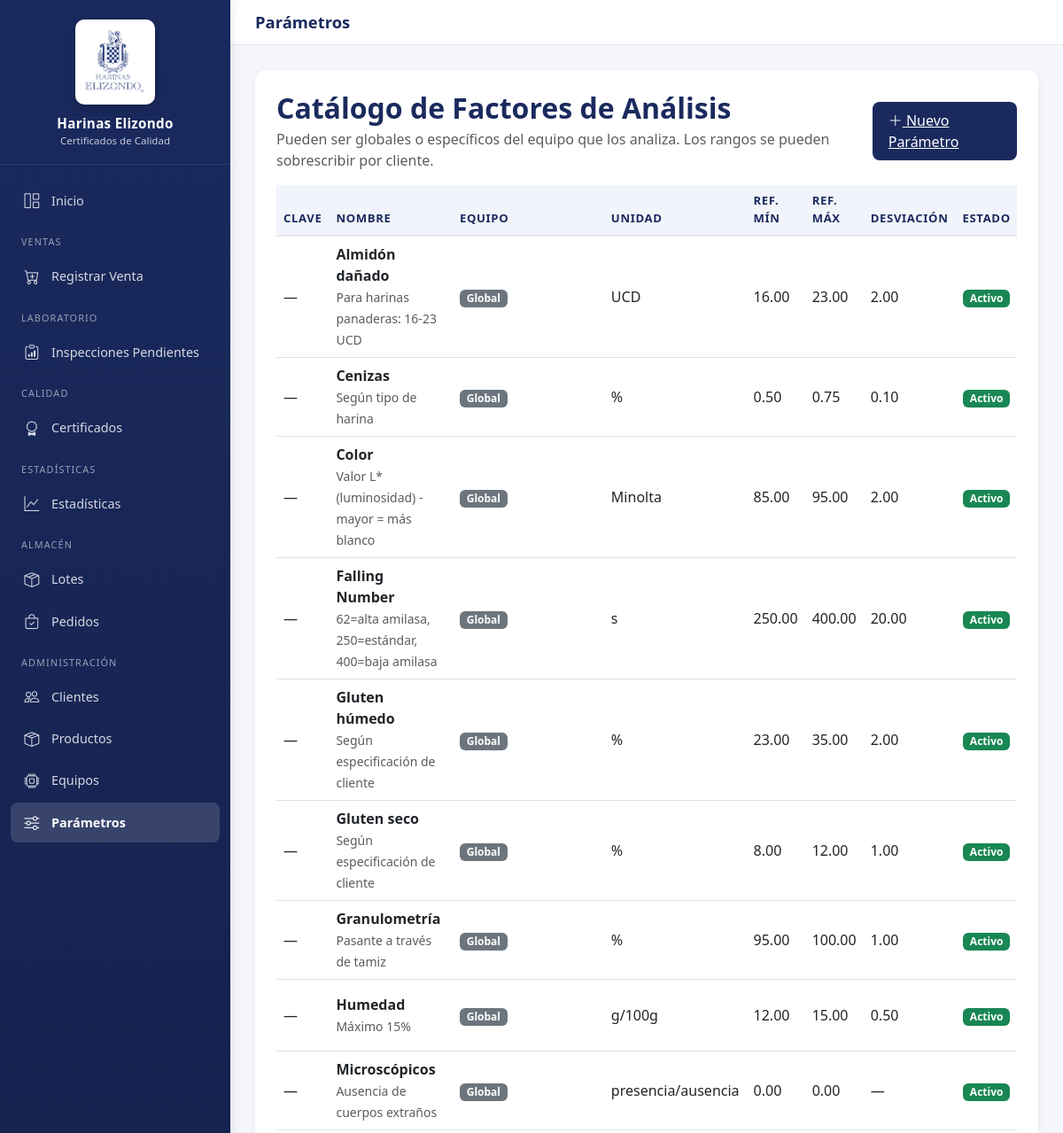
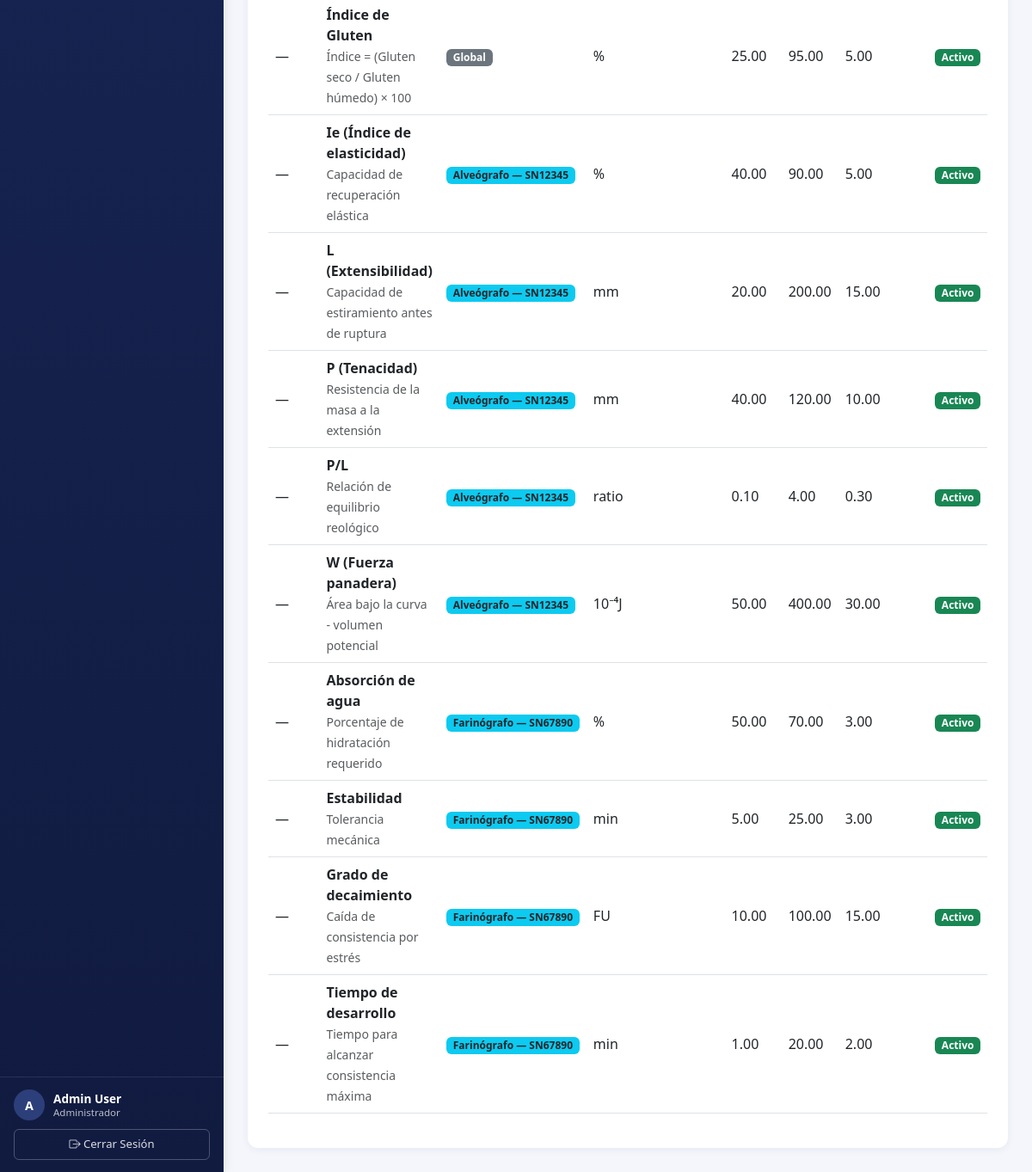
The app's page /admin-catalogo/parametros/ (signed in) with its own data (2 pictures, top to bottom).
### certificados/models.py (models this page shows, shortened)
class Usuario(AbstractBaseUser, PermissionsMixin):
    ROLES = (
        ("lab", "Laboratorio"),
        ("aseguramineto calidad", "Aseguramiento Calidad"),
        ("control calidad", "Control calidad"),
        ("planta", "Planta"),
        ("operaciones", "Operaciones"),
        ("admin", "Administrador"),
    )
    nombre = models.CharField(max_length=120)
    correo = models.EmailField(max_length=120, unique=True)
    rol = models.CharField(max_length=30, choices=ROLES)
    is_active = models.BooleanField(default=True)
    is_staff = models.BooleanField(default=False)
    objects = UsuarioManager()
    USERNAME_FIELD = "correo"
    REQUIRED_FIELDS = ["nombre", "rol"]

class Parametro(models.Model):
    equipo = models.ForeignKey(
        Equipo,
        null=True,
        blank=True,
        on_delete=models.CASCADE,
        related_name="parametros",
        help_text="Equipo que analiza este factor. Vacío = parámetro global.",
    )
    clave_factor = models.CharField(max_length=30, blank=True)
    nombre = models.CharField(max_length=100)
    unidad = models.CharField(max_length=20)
    ref_min = models.DecimalField(
        max_digits=8,
        decimal_places=2,
        help_text="Límite inferior de referencia internacional.",
    )
    ref_max = models.DecimalField(
        max_digits=8,
        decimal_places=2,
        help_text="Límite superior de referencia internacional.",
    )
    desviacion = models.DecimalField(
        max_digits=8,
        decimal_places=2,
        null=True,
        blank=True,
        help_text="Grado de error admisible.",
    )
    especificacion_interna = models.CharField(
        max_length=200, blank=True, help_text="Especificación interna de la planta."
    )
    activo = models.BooleanField(default=True)

class Equipo(models.Model):
    TIPOS = (
        ("alveografo", "Alveógrafo"),
        ("farinografo", "Farinógrafo"),
    )
    clave = models.CharField(max_length=50)
    tipo = models.CharField(max_length=20, choices=TIPOS)
    marca = models.CharField(max_length=100)
    modelo = models.CharField(max_length=100)
    serie = models.CharField(max_length=100, unique=True)
    responsable = models.ForeignKey(Usuario, on_delete=models.CASCADE)
    descripcion_corta = models.CharField(max_length=255, blank=True)
    descripcion_larga = models.TextField(blank=True)
    proveedor = models.CharField(max_length=150, blank=True)
    fecha_adquisicion = models.DateField(blank=True, null=True)
    garantia_hasta = models.DateField(blank=True, null=True)
    ubicacion = models.CharField(max_length=150, blank=True)
    mantenimiento = models.TextField(
        blank=True, help_text="Plan / bitácora resumida de mantenimiento."
    )
    activo = models.BooleanField(default=True)
    causa_baja = models.CharField(max_length=255, blank=True, null=True)
    fecha_baja = models.DateTimeField(blank=True, null=True)
    fecha_alta = models.DateTimeField(auto_now_add=True, null=True)

### certificados/views.py (the view)
# urls.py: path('admin-catalogo/parametros/', views.ParametroListView.as_view(), name='parametro_list'),
class ParametroListView(LoginRequiredMixin, AdminOnlyMixin, ListView):
    model = Parametro
    template_name = "certificados/admin/parametro_list.html"
    context_object_name = "parametros"
    ordering = ["-activo", "equipo__tipo", "nombre"]

### certificados/views.py (called while the page is built)
    def test_func(self):
        return self.request.user.is_authenticated and self.request.user.rol == "admin"

### certificados/templates/certificados/admin/parametro_list.html (shortened to what this page needs)
{% extends "base.html" %}
{% block page_title %}Parámetros{% endblock %}
{% block content %}
<div class="card">
    <div class="card-body p-4">
        <div class="d-flex justify-content-between align-items-center mb-3">
            <div>
                <h2 class="card-title mb-1">Catálogo de Factores de Análisis</h2>
                <p class="text-muted mb-0">Pueden ser globales o específicos del equipo que los analiza. Los rangos se pueden sobrescribir por cliente.</p>
            </div>
            <a href="{% url 'parametro_create' %}" class="btn-brand">
                <i class="bi bi-plus-lg"></i> Nuevo Parámetro
            </a>
        </div>
        <div class="table-responsive">
            <table class="table align-middle">
                <thead>
                    <tr>
                        <th>Clave</th>
                        <th>Nombre</th>
                        <th>Equipo</th>
                        <th>Unidad</th>
                        <th>Ref. Mín</th>
                        <th>Ref. Máx</th>
                        <th>Desviación</th>
                        <th class="text-center">Estado</th>
                    </tr>
                </thead>
                <tbody>
                    {% for p in parametros %}
                    <tr class="{% if not p.activo %}text-muted{% endif %}">
                        <td>{{ p.clave_factor|default:"—" }}</td>
                        <td><strong>{{ p.nombre }}</strong>
                            {% if p.especificacion_interna %}<br><span class="text-muted small">{{ p.especificacion_interna }}</span>{% endif %}
                        </td>
                        <td>
                            {% if p.equipo %}
                            <span class="badge bg-info text-dark">{{ p.equipo.get_tipo_display }} — {{ p.equipo.serie }}</span>
                            {% else %}
                            <span class="badge bg-secondary">Global</span>
                            {% endif %}
                        </td>
                        <td>{{ p.unidad }}</td>
                        <td>{{ p.ref_min }}</td>
                        <td>{{ p.ref_max }}</td>
                        <td>{{ p.desviacion|default:"—" }}</td>
                        <td class="text-center">
                            {% if p.activo %}<span class="badge bg-success">Activo</span>{% else %}<span class="badge bg-secondary">Inactivo</span>{% endif %}
                        </td>
                    </tr>
                    {% endfor %}
                </tbody>
            </table>
        </div>
    </div>
</div>
{% endblock %}

### certificados/templates/base.html (shortened to what this page needs)
{% load static %}
<!DOCTYPE html>
<html lang="es">
<head>
    <link rel="stylesheet" href="https://cdn.jsdelivr.net/npm/bootstrap@5.3.0/dist/css/bootstrap.min.css">
    <link rel="stylesheet" href="https://cdn.jsdelivr.net/npm/bootstrap-icons@1.11.1/font/bootstrap-icons.css">
    <link href="https://cdn.jsdelivr.net/npm/select2@4.1.0-rc.0/dist/css/select2.min.css" rel="stylesheet" />
</head>
<body>
    <aside class="sidebar" id="sidebar">
        <div class="sidebar-header">
            <img src="{% static 'img/logo.webp' %}" alt="Harinas Elizondo">
            <h1>Harinas Elizondo</h1>
            <p>Certificados de Calidad</p>
        </div>
        <nav class="sidebar-nav">
            <a href="{% url 'home' %}" class="{% if request.resolver_match.url_name == 'home' %}active{% endif %}">
                <i class="bi bi-grid-1x2"></i> Inicio
            </a>
            {% if user.rol == 'ventas' or user.rol == 'admin' %}
            <div class="nav-section">Ventas</div>
            <a href="{% url 'registro_venta' %}" class="{% if request.resolver_match.url_name == 'registro_venta' %}active{% endif %}">
                <i class="bi bi-cart-plus"></i> Registrar Venta
            </a>
            {% endif %}
            {% if user.rol == 'lab' or user.rol == 'admin' %}
            <div class="nav-section">Laboratorio</div>
            <a href="{% url 'iniciar_inspeccion_pendientes' %}" class="">
                <i class="bi bi-clipboard-data"></i> Inspecciones Pendientes
            </a>
            {% endif %}
            {% if user.rol == 'calidad' or user.rol == 'admin' or user.rol == 'consulta' %}
            <div class="nav-section">Calidad</div>
            <a href="{% url 'certificados_list' %}" class="">
                <i class="bi bi-award"></i> Certificados
            </a>
            {% endif %}
            {% if user.rol == 'calidad' or user.rol == 'admin' or user.rol == 'consulta' %}
            <div class="nav-section">Estadísticas</div>
            <a href="{% url 'estadisticas' %}" class="{% if request.resolver_match.url_name == 'estadisticas' %}active{% endif %}">
                <i class="bi bi-graph-up"></i> Estadísticas
            </a>
            {% endif %}
            {% if user.rol == 'almacen' or user.rol == 'admin' %}
            <div class="nav-section">Almacén</div>
            <a href="{% url 'lote_list' %}" class="{% if request.resolver_match.url_name == 'lote_list' or request.resolver_match.url_name == 'lote_create' %}active{% endif %}">
                <i class="bi bi-box-seam"></i> Lotes
            </a>
            <a href="{% url 'pendientes_despacho' %}" class="{% if request.resolver_match.url_name == 'pendientes_despacho' or request.resolver_match.url_name == 'registrar_despacho' %}active{% endif %}">
                <i class="bi bi-bag-check"></i> Pedidos
            </a>
            {% endif %}
            {% if user.rol == 'admin' %}
            <div class="nav-section">Administración</div>
            <a href="{% url 'cliente_list' %}" class="">
                <i class="bi bi-people"></i> Clientes
            </a>
            <a href="{% url 'producto_list' %}" class="">
                <i class="bi bi-box-seam"></i> Productos
            </a>
            <a href="{% url 'equipo_list' %}" class="{% if request.resolver_match.url_name == 'equipo_list' or request.resolver_match.url_name == 'equipo_create' or request.resolver_match.url_name == 'equipo_update' %}active{% endif %}">
                <i class="bi bi-cpu"></i> Equipos
            </a>
            <a href="{% url 'parametro_list' %}" class="{% if request.resolver_match.url_name == 'parametro_list' or request.resolver_match.url_name == 'parametro_create' or request.resolver_match.url_name == 'parametro_update' %}active{% endif %}">
                <i class="bi bi-sliders"></i> Parámetros
            </a>
            {% endif %}
        </nav>
        <div class="sidebar-footer">
            {% if user.is_authenticated %}
            <div class="user-badge">
                <div class="user-avatar">{{ user.nombre|slice:":1"|upper }}</div>
                <div class="user-info">
                    <div class="name">{{ user.nombre }}</div>
                    <div class="role">{{ user.get_rol_display }}</div>
                </div>
            </div>
            <form method="post" action="{% url 'logout' %}">
                <button type="submit" class="logout-btn">
                    <i class="bi bi-box-arrow-right"></i> Cerrar Sesión
                </button>
            </form>
            {% endif %}
        </div>
    </aside>
    <div class="main-wrapper">
        <header class="topbar">
            <h1>{% block page_title %}Sistema de Certificados{% endblock %}</h1>
        </header>
        <main class="content">
            {% block content %}{% endblock %}
        </main>
    </div>
</body>
</html>

### certificados/templates/base.html (style rules this page uses)
:root { --brand-navy: #1a2a5e; --brand-navy-dark: #111b40; --brand-navy-light: #2d3f7a; --sidebar-width: 260px; --bg-soft: #f4f6fb; }
* { box-sizing: border-box; }
html, body { height: 100%; margin: 0; }
body { font-family: 'Segoe UI', Tahoma, sans-serif; background: var(--bg-soft); color: #2a2f3a; }
.sidebar { position: fixed; top: 0; left: 0; bottom: 0; width: var(--sidebar-width); background: linear-gradient(180deg, var(--brand-navy) 0%, var(--brand-navy-dark) 100%); color: #fff; display: flex; flex-direction: column; box-shadow: 2px 0 12px rgba(0,0,0,0.08); z-index: 1030; transition: transform 0.25s ease; }
.sidebar-header { padding: 22px 20px 18px; text-align: center; border-bottom: 1px solid rgba(255,255,255,0.1); }
.sidebar-header img { max-width: 90px; height: auto; background: #fff; padding: 8px; border-radius: 10px; box-shadow: 0 4px 12px rgba(0,0,0,0.2); }
.sidebar-header h1 { font-size: 0.95rem; margin: 12px 0 2px; font-weight: 600; letter-spacing: 0.3px; }
.sidebar-header p { margin: 0; font-size: 0.72rem; opacity: 0.75; }
.sidebar-nav { flex: 1; padding: 16px 12px; overflow-y: auto; }
.sidebar-nav .nav-section { font-size: 0.68rem; text-transform: uppercase; letter-spacing: 0.1em; opacity: 0.55; padding: 14px 12px 6px; }
.sidebar-nav a { display: flex; align-items: center; gap: 12px; padding: 10px 14px; margin: 2px 0; color: rgba(255,255,255,0.82); text-decoration: none; border-radius: 8px; font-size: 0.9rem; transition: all 0.15s ease; }
.sidebar-nav a.active { background: rgba(255,255,255,0.14); color: #fff; font-weight: 600; }
.sidebar-nav a i { font-size: 1.05rem; width: 20px; text-align: center; }
.sidebar-footer { padding: 14px 16px; border-top: 1px solid rgba(255,255,255,0.1); font-size: 0.85rem; }
.user-badge { display: flex; align-items: center; gap: 10px; margin-bottom: 10px; }
.user-avatar { width: 36px; height: 36px; border-radius: 50%; background: var(--brand-navy-light); display: flex; align-items: center; justify-content: center; font-weight: 600; font-size: 0.9rem; }
.user-info { line-height: 1.2; min-width: 0; }
.user-info .name { font-weight: 600; font-size: 0.85rem; white-space: nowrap; overflow: hidden; text-overflow: ellipsis; }
.user-info .role { font-size: 0.72rem; opacity: 0.7; text-transform: capitalize; }
.logout-btn { width: 100%; background: transparent; color: rgba(255,255,255,0.85); border: 1px solid rgba(255,255,255,0.25); padding: 7px; border-radius: 6px; font-size: 0.82rem; cursor: pointer; transition: all 0.15s ease; }
.main-wrapper { margin-left: var(--sidebar-width); min-height: 100vh; }
.topbar { background: #fff; padding: 14px 28px; border-bottom: 1px solid #e5e8ef; display: flex; align-items: center; justify-content: space-between; }
.topbar h1 { font-size: 1.15rem; margin: 0; color: var(--brand-navy); font-weight: 600; }
.content { padding: 28px; }
.card { border: none; border-radius: 12px; box-shadow: 0 2px 10px rgba(26, 42, 94, 0.06); }
.card-title { color: var(--brand-navy); font-weight: 600; }
.btn-brand { background: var(--brand-navy); color: #fff; border: none; padding: 9px 18px; border-radius: 8px; font-weight: 500; transition: background 0.15s ease; }
table.table thead th { background: #f1f4fa; color: var(--brand-navy); font-size: 0.82rem; text-transform: uppercase; letter-spacing: 0.05em; border-bottom: 2px solid #e5e8ef; }
table.table tbody td { vertical-align: middle; }

### records on screen
Usuario: nombre "A", nombre "Admin User", rol "Administrador"
Parametro: clave_factor "—", nombre "Almidón dañado", especificacion_interna "Para harinas panaderas: 16-23 UCD", shows "Global", unidad "UCD", ref_min "16.00", ref_max "23.00", desviacion "2.00", activo "Activo"
Parametro: clave_factor "—", nombre "Cenizas", especificacion_interna "Según tipo de harina", shows "Global", unidad "%", ref_min "0.50", ref_max "0.75", desviacion "0.10", activo "Activo"
Parametro: clave_factor "—", nombre "Color", especificacion_interna "Valor L* (luminosidad) - mayor = más blanco", shows "Global", unidad "Minolta", ref_min "85.00", ref_max "95.00", desviacion "2.00", activo "Activo"
Parametro: clave_factor "—", nombre "Falling Number", especificacion_interna "62=alta amilasa, 250=estándar, 400=baja amilasa", shows "Global", unidad "s", ref_min "250.00", ref_max "400.00", desviacion "20.00", activo "Activo"
Parametro: clave_factor "—", nombre "Gluten húmedo", especificacion_interna "Según especificación de cliente", shows "Global", unidad "%", ref_min "23.00", ref_max "35.00", desviacion "2.00", activo "Activo"
Parametro: clave_factor "—", nombre "Gluten seco", especificacion_interna "Según especificación de cliente", shows "Global", unidad "%", ref_min "8.00", ref_max "12.00", desviacion "1.00", activo "Activo"
Parametro: clave_factor "—", nombre "Granulometría", especificacion_interna "Pasante a través de tamiz", shows "Global", unidad "%", ref_min "95.00", ref_max "100.00", desviacion "1.00", activo "Activo"
Parametro: clave_factor "—", nombre "Humedad", especificacion_interna "Máximo 15%", shows "Global", unidad "g/100g", ref_min "12.00", ref_max "15.00", desviacion "0.50", activo "Activo"
Parametro: clave_factor "—", nombre "Microscópicos", especificacion_interna "Ausencia de cuerpos extraños", shows "Global", unidad "presencia/ausencia", ref_min "0.00", ref_max "0.00", desviacion "—", activo "Activo"
Parametro: clave_factor "—", nombre "Índice de Gluten", especificacion_interna "Índice = (Gluten seco / Gluten húmedo) × 100", shows "Global", unidad "%", ref_min "25.00", ref_max "95.00", desviacion "5.00", activo "Activo"
Parametro: clave_factor "—", nombre "Ie (Índice de elasticidad)", especificacion_interna "Capacidad de recuperación elástica", equipo.tipo "Alveógrafo", equipo.serie "SN12345", unidad "%", ref_min "40.00", ref_max "90.00", desviacion "5.00", activo "Activo"
Parametro: clave_factor "—", nombre "L (Extensibilidad)", especificacion_interna "Capacidad de estiramiento antes de ruptura", equipo.tipo "Alveógrafo", equipo.serie "SN12345", unidad "mm", ref_min "20.00", ref_max "200.00", desviacion "15.00", activo "Activo"
Parametro: clave_factor "—", nombre "P (Tenacidad)", especificacion_interna "Resistencia de la masa a la extensión", equipo.tipo "Alveógrafo", equipo.serie "SN12345", unidad "mm", ref_min "40.00", ref_max "120.00", desviacion "10.00", activo "Activo"
Parametro: clave_factor "—", nombre "P/L", especificacion_interna "Relación de equilibrio reológico", equipo.tipo "Alveógrafo", equipo.serie "SN12345", unidad "ratio", ref_min "0.10", ref_max "4.00", desviacion "0.30", activo "Activo"
Parametro: clave_factor "—", nombre "W (Fuerza panadera)", especificacion_interna "Área bajo la curva - volumen potencial", equipo.tipo "Alveógrafo", equipo.serie "SN12345", unidad "10⁻⁴J", ref_min "50.00", ref_max "400.00", desviacion "30.00", activo "Activo"
Parametro: clave_factor "—", nombre "Absorción de agua", especificacion_interna "Porcentaje de hidratación requerido", equipo.tipo "Farinógrafo", equipo.serie "SN67890", unidad "%", ref_min "50.00", ref_max "70.00", desviacion "3.00", activo "Activo"
Parametro: clave_factor "—", nombre "Estabilidad", especificacion_interna "Tolerancia mecánica", equipo.tipo "Farinógrafo", equipo.serie "SN67890", unidad "min", ref_min "5.00", ref_max "25.00", desviacion "3.00", activo "Activo"
Parametro: clave_factor "—", nombre "Grado de decaimiento", especificacion_interna "Caída de consistencia por estrés", equipo.tipo "Farinógrafo", equipo.serie "SN67890", unidad "FU", ref_min "10.00", ref_max "100.00", desviacion "15.00", activo "Activo"
Parametro: clave_factor "—", nombre "Tiempo de desarrollo", especificacion_interna "Tiempo para alcanzar consistencia máxima", equipo.tipo "Farinógrafo", equipo.serie "SN67890", unidad "min", ref_min "1.00", ref_max "20.00", desviacion "2.00", activo "Activo"
